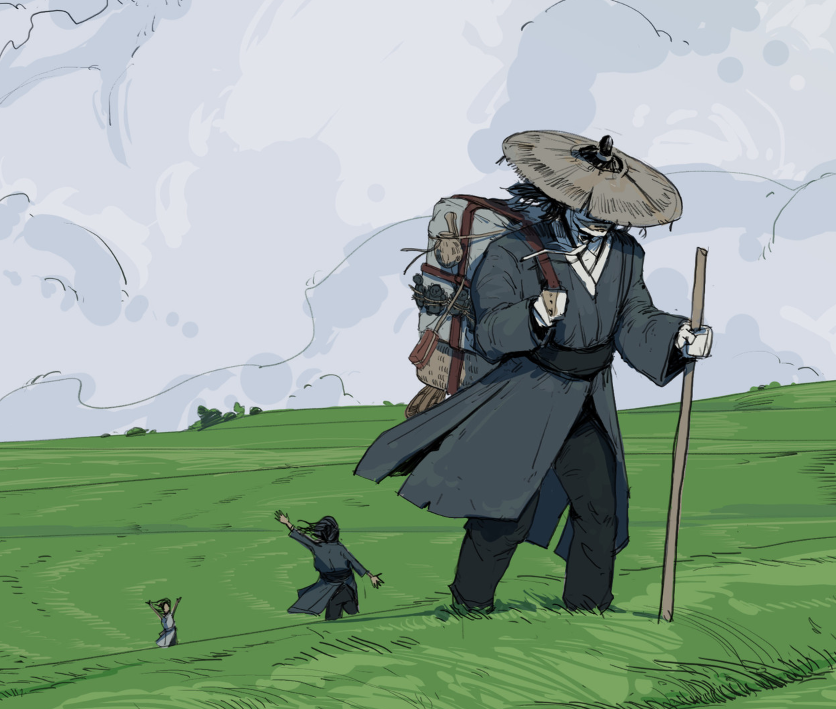
#> input picture DP_by_python_rm/Snipaste_2025-01-16_11-39-44.png, 836 x 709 px, found by its file name
$ python '01_回顾python.py'
#> lines starting #> are read from the running program, lines starting #| are printed output that depends on the picture
""" nupmy & matplotlib """
import numpy as np
import matplotlib.pyplot as plt
from matplotlib.image import imread

# -- np数组
x = np.array([1.0, 2.0, 3.0])

print(x)
print(type(x))

# -- np的算数运算
x = np.array([1.0, 2.0, 3.0])
y = np.array([2.0, 4.0, 6.0])

print(x + y) # [3. 6. 9.]
print(x - y) # [-1. -2. -3.]
print(x / y) # [0.5 0.5 0.5]
print(x * y) # [ 2.  8. 18.]
print(x / 2.0) # [0.5 1.  1.5]

# -- np的多维数组
# 1. 二维数组
a = np.array([[1, 2], [3, 4]])
print(a)
# .shape 查看矩阵的尺寸 & .dtype 查看矩阵元素的数据类型
print(a.shape) # (2, 2)
print(a.dtype) # int32

# 2. 矩阵间的运算
b = np.array([[3, 0], [0, 6]])
print(a + b) #[[ 4, 2],
             # [ 3, 10]]
print(a * b) # [[ 3, 0],
             # [ 0, 24]]

# -- np中的广播
# 不同尺寸的数组间也能进行运算，np会调整或者说是扩充小矩阵变成和大矩阵同尺寸，再进行运算

# -- 访问元素
x1 = np.array([[51, 55], [14, 19], [0, 4]]) # 3 * 2的矩阵,其实是三个元素
print(x1)
print(x1[0]) # [51 55]
print(x1[0][1]) # 55

# - 遍历全部元素
# 1.以列的形式输出
for row in x1:
    print(row)  # [51 55]；[14 19]；[0 4]

# 2.输出每个元素
# 2.1 将矩阵转为一维数组
x1 = x1.flatten()
print(x1) # [51 55 14 19  0  4]
# 2.2 以数组形式输出
x2 = x1[np.array([0, 2, 4])]
print(x2) # [51 14  0]
# 2.3 输出矩阵中大于15的值
print(x1 > 15) # [ True  True False  True False False]
x3 =x1[x1>15]
print(x3)  # [51 55 19]


# -- matplotlib

# -- sinx & cosx 函数绘制
x = np.arange(0, 6, 0.1)
y1 = np.sin(x)
y2 = np.cos(x)

plt.plot(x, y1, label='sin')
plt.plot(x, y2, label='cos', linestyle='--')
plt.xlabel("x")
plt.ylabel("y")
plt.title("sin & cos")
plt.legend()
plt.show()
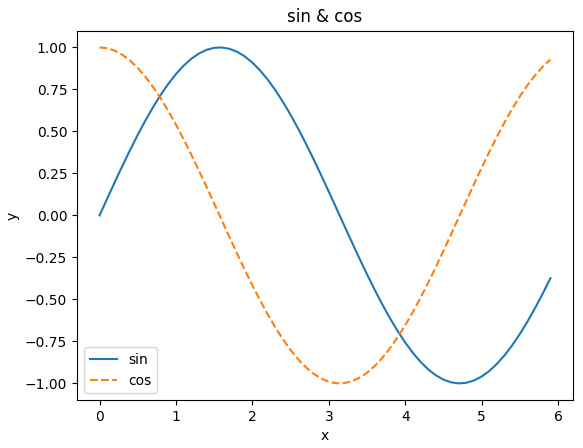
#> figure drawn by matplotlib, 1 panel; curve peaks at x = 1.6, y = 1; curve peaks at x = 0, y = 1

# -- 导入和显示图片
img = imread('..\DP_by_python_rm\Snipaste_2025-01-16_11-39-44.png')
#> img is the input picture: shape (709, 836, 3) float32; mean R, G, B 0.572, 0.648, 0.586
plt.imshow(img)

plt.show()
